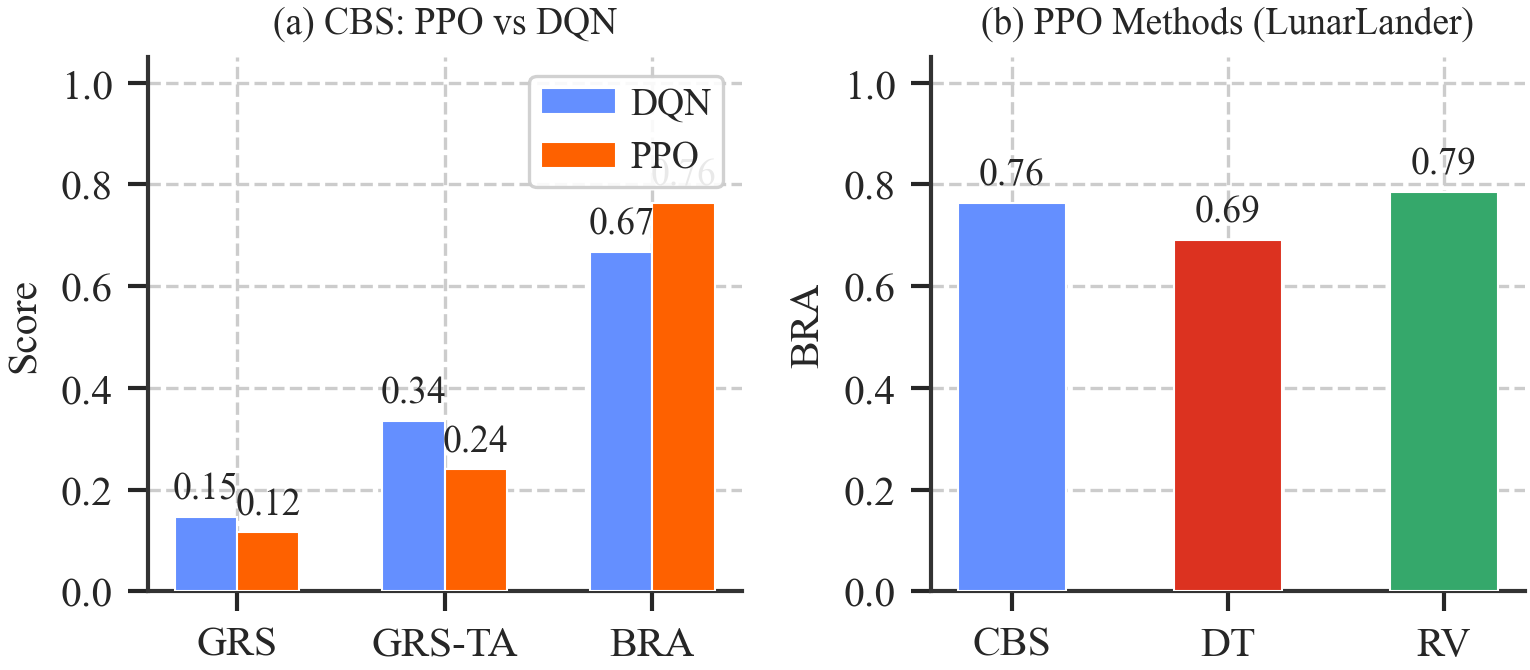

Write Python code to recreate this figure.
#!/usr/bin/env python
"""PPO vs DQN on LunarLander-v3.

Grouped bar chart comparing CBS/DT/RV stability metrics
between PPO and DQN on LunarLander-v3 (mirrors the CartPole figure).
"""
import sys, os
sys.path.insert(0, os.path.dirname(os.path.dirname(os.path.abspath(__file__))))

import numpy as np
import matplotlib.pyplot as plt
from figures._style import apply_style, savefig, load_json, COLORS, COL2, RESULTS_DIR


def main():
    apply_style()

    # Load PPO results (LunarLander)
    ppo_path = RESULTS_DIR / "cross_algo_comparison" / "ppo_lunarlander_stress.json"
    ppo_data = load_json(str(ppo_path))

    # Load DQN results (LunarLander)
    dqn_path = RESULTS_DIR / "lunarlander_v3" / "stress_test_results.json"
    dqn_data = load_json(str(dqn_path))

    # Extract CBS stability
    ppo_cbs = ppo_data.get("CBS", {}).get("stability", {})
    dqn_cbs_raw = dqn_data.get("cbs", {})
    dqn_cbs = dqn_cbs_raw.get("stability", dqn_cbs_raw)

    # PPO also has DT and RV
    ppo_dt = ppo_data.get("DT", {}).get("stability", {})
    ppo_rv = ppo_data.get("B3-vote", {}).get("stability", {})

    fig, axes = plt.subplots(1, 2, figsize=(COL2 * 0.75, COL2 * 0.35))

    # Panel A: CBS PPO vs DQN on LunarLander
    ax = axes[0]
    metrics = ["GRS_weighted_jaccard", "GRS_threshold_aware", "BRA"]
    metric_short = ["GRS", "GRS-TA", "BRA"]
    x = np.arange(len(metrics))
    width = 0.3

    dqn_vals = [float(dqn_cbs.get(m, 0)) for m in metrics]
    ppo_vals = [float(ppo_cbs.get(m, 0)) for m in metrics]

    ax.bar(x - width / 2, dqn_vals, width, label="DQN", color="#648FFF",
           edgecolor="white", linewidth=0.5, zorder=3)
    ax.bar(x + width / 2, ppo_vals, width, label="PPO", color="#FE6100",
           edgecolor="white", linewidth=0.5, zorder=3)

    ax.set_xticks(x)
    ax.set_xticklabels(metric_short)
    ax.set_ylabel("Score")
    ax.set_ylim(0, 1.05)
    ax.set_title("(a) CBS: PPO vs DQN", fontsize=9)
    ax.legend(loc="upper right", fontsize=9)

    for i, (dv, pv) in enumerate(zip(dqn_vals, ppo_vals)):
        ax.text(i - width / 2, dv + 0.02, f"{dv:.2f}", ha="center",
                va="bottom", fontsize=9)
        ax.text(i + width / 2, pv + 0.02, f"{pv:.2f}", ha="center",
                va="bottom", fontsize=9)

    # Panel B: PPO methods comparison (CBS vs DT vs RV) on LunarLander
    ax = axes[1]
    methods = ["CBS", "DT", "RV"]
    method_stabs = [ppo_cbs, ppo_dt, ppo_rv]
    method_colors = [COLORS["CBS"], COLORS["DT"],
                     COLORS["RV"]]

    bra_vals = [float(s.get("BRA", 0)) for s in method_stabs]

    ax.bar(np.arange(len(methods)), bra_vals, 0.5,
           color=method_colors, edgecolor="white", linewidth=0.5, zorder=3)
    ax.set_xticks(np.arange(len(methods)))
    ax.set_xticklabels(methods)
    ax.set_ylabel("BRA")
    ax.set_ylim(0, 1.05)
    ax.set_title("(b) PPO Methods (LunarLander)", fontsize=9)

    for i, v in enumerate(bra_vals):
        ax.text(i, v + 0.02, f"{v:.2f}", ha="center", va="bottom", fontsize=9)

    fig.tight_layout()
    savefig(fig, "fig_policy_family_lunarlander")
    print("  Generated fig_policy_family_lunarlander")


if __name__ == "__main__":
    main()
